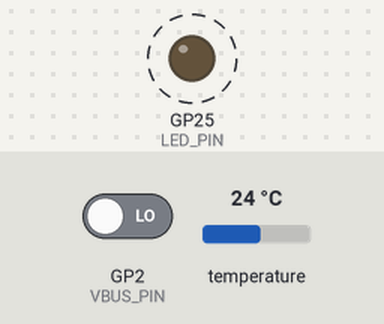
A program run on a simulated Raspberry Pi Pico running MicroPython. Parts: output pins drawn as LEDs (lit = HIGH). Dashed ring = blinking. Inputs (shaded band) come from the test bench; at power-on: GP2 (VBUS_PIN) LOW, temperature 24 °C. WiFi joins after 1.5 s; the clock reads 2024-03-15 10:24:30 at power-on unless the program sets it; files the program writes start out absent; no MQTT or app messages arrive unless stated; values from a settings file that is not in the repository are placeholders; outgoing connections fail; pins used as bus, display or sensor lines are not drawn.

Above: at 0.6 s.
Timing chart, 0 to 3.0 s (numbered marks = the images above):
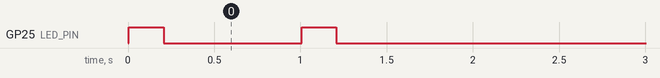

The program:

main.py
```python
"""
Fishpond thermometer for HASS using MQTT
"""
import machine
from secret import wifi, dbg_svr
from lpfwk import LPFWK
from ds18x20 import DS18X20
from onewire import OneWire
from fp2mqtt import FP2MQTT_Sensor
import gc

DS18B20_PIN = machine.Pin(20)
PWR_PIN = machine.Pin(22, machine.Pin.OUT)
WIFI_RETRIES= DS18B20_RETRIES = 10
SLEEP_SECS = 600
LED_PIN = machine.Pin("LED", machine.Pin.OUT)

def get_temperature() -> None | float:
    #Setup the DS18B20 data line and read ROMS
    PWR_PIN.on()
    lpf.sleep_ms(200)
    ds_bus = DS18X20(OneWire(DS18B20_PIN))
    roms = ds_bus.scan()
    lpf.print("Found DS devices: {}".format(roms))
    ds_bus.convert_temp()
    lpf.sleep_ms(750)
    reading = ds_bus.read_temp(roms[0])
    if(reading==None):
        lpf.print("Bad CRC reading sensor")
        reading = None
    elif(reading>50.0):
        lpf.print("Suspiscous reading on sensor")
        reading = None
    PWR_PIN.off()
    return reading

def get_vbatt() -> None | float:
    """
    On Pico-W procedure is complex due to Pin-29 functioning as WF clock
    and reading batt voltage so must read before enabling Wi-Fi
    Procedure is:
        Set GPIO-29 as Input (this is ADC-3)
        Set GPIO25 High
        Read ADC-3
        Return GPIO 29 and 25 to original state - poss not needed?
    """
    machine.Pin(29, machine.Pin.IN)
    machine.Pin(25, machine.Pin.OUT).on()

    adc = machine.ADC(3)
    raw_value = adc.read_u16()
    conversion_factor = 3.3 / 65535
    voltage = raw_value * 3.0 * conversion_factor
    lpf.print("Batt voltage: {}".format(voltage))
    return voltage

VBUS_PIN = machine.Pin("WL_GPIO2", machine.Pin.IN)
"""
NOTE Use VBUS pin to detect USB connection and select between
    Developer mode or Mission mode
"""
if VBUS_PIN.value():
    lpf = LPFWK(dbg_svr['ip'], dbg_svr['port'], dev_mode=True)  # Disable WD if running from USB
    lpf.print("Running from USB power")
else:
    lpf = LPFWK(dbg_svr['ip'], dbg_svr['port'], dev_mode=False)
    lpf.print("Running from VSYS")

uid = machine.unique_id()
uid = '{:02x}{:02x}'.format(uid[2],uid[3])
fp_mqtt_sensor = None
wifi_isconnected = False

while True:
    voltage = get_vbatt()
    gc.collect()
    lpf.print("Memory free: {}".format(gc.mem_free()))
    # Connect to WiFi
    if not wifi_isconnected:
        wifi_isconnected = lpf.connect_wifi(wifi['ssid'], wifi['pw'])

    if fp_mqtt_sensor == None and wifi_isconnected:
        #Setup the MQTT client sensor for HASS for fp_thermo and unique id
        lpf.print("Setting up MQTT client")
        try:
            fp_mqtt_sensor = FP2MQTT_Sensor("fp_thermo", uid, lpf)
            fp_mqtt_sensor.add_temperature()
            fp_mqtt_sensor.add_battery()
            lpf.print("Sensors setup and added")
        except Exception as e:
            lpf.print("Failed to connect MQTT: {}".format(e))

    try:
        reading = get_temperature()
        if(reading==None):
            lpf.print("Reading failed on sensor")
            reading = 0.0
        else:
            lpf.print("Temperature: {}".format(reading))
    except Exception as e:
        lpf.print("Reading failed on sensor {}".format(e))
        reading = 0.0

    if fp_mqtt_sensor != None and wifi_isconnected:
        fp_mqtt_sensor.publish_state(reading, voltage)
        fp_mqtt_sensor.disconnect()

    lpf.disconnect_wifi()
    wifi_isconnected = False
    lpf.deep_sleep(SLEEP_SECS)
```

lpfwk.py
```python
"""
Class with functions/framework for embedded low-power programs
"""
import machine
import time
from socket import socket, AF_INET, SOCK_STREAM
from network import WLAN, STA_IF

# ----------------------------------
FILENAME = "log.txt"
WIFI_RETRIES = 10
WDT_MAX_MS = 8300
# ----------------------------------

class LPFWK:
    def __init__(self, dbg_svr_ip, dbg_svr_port, dev_mode):
        self.dbg_svr_ip = dbg_svr_ip
        self.dbg_svr_port = dbg_svr_port
        self.LED = machine.Pin("LED", machine.Pin.OUT)
        self.dev_mode = dev_mode
        self.wlan = WLAN(STA_IF)
        self.socket_isconnected = False
        # Magic number => 300ms to do stuff before WDT expires
        self.timeout_ms = WDT_MAX_MS - 300
        if dev_mode == False:
            self.print("Enabling Watchdog {}".format(WDT_MAX_MS))
            self.wdt = machine.WDT(timeout=WDT_MAX_MS)
        self.print("Reason for reset: {}".format(machine.reset_cause()))

    def connect_wifi(self, ssid, pwd):
        """
        Connect Wi-Fi and the connect to the debeug server socket
        only returns status of Wi-Fi connection
        Debug server connections status getts managed within this class
        """
        self.wlan.active(True)
        self.wlan.connect(ssid, pwd)
        for i in range(0,WIFI_RETRIES):
            self.LED.on()
            self.sleep_ms(200)
            self.print('Waiting for connection...')
            self.LED.off()
            self.sleep_ms(800)
            if self.wlan.isconnected():
                ip_addr = self.wlan.ifconfig()[0]
                self.print("Connected to Wi-Fi. My IP Address: {}".format(ip_addr))
                try:
                    self.socket = socket(AF_INET, SOCK_STREAM)
                    self.socket.settimeout(3)
                    self.socket.connect((self.dbg_svr_ip, self.dbg_svr_port))
                except OSError:
                    self.print("Socket connect error:  is server running?")
                    return True   #  Becasue Wi-Fi is connected to get here
                self.print("Socket connected - starting CONN/ACK sequence")
                self.socket.sendall("CONN")
                try:
                    resp = self.socket.recv(3)
                    self.print("RESP:  {}".format(resp))
                    if resp == b'ACK':
                        self.print("ACK received - waiting for time message")
                        self.socket_isconnected = True
                        time_sent = self.socket.recv(1025)
                        self.print("Received: {}".format(time_sent))
                        self.set_rtc(bytearray(time_sent))
                except:
                    self.print("No ACK received - timeout?  Sending ^A and closing socket")
                    self.socket.sendall("^A")  #  Send close message so revovers next wake-up
                    self.socket.close()
                return True   #  Becasue Wi-Fi is connected to get here
        return False

    def disconnect_wifi(self):
        if self.socket_isconnected:
            self.print("Closing socket...")
            self.sleep_ms(250)  # Pause to flush buffer at far end
            self.socket.sendall('^A')
            self.socket.close()
            self.socket_isconnected = False
        self.sleep_ms(1000)
        self.print("Closing Wi-Fi...")
        self.wlan.disconnect()
        self.wlan.active(False)

    def print(self, string: str):
        """
        Timestamp then send string to socket on dbg_svr running on speckly or log to file
        """
        rtc = machine.RTC()
        t = rtc.datetime()
        time_str = str(t[2])+'/'+str(t[1])+'/'+str(t[0])+' '+str(t[4])+':'+str(t[5])+':'+str(t[6])+' => '
        if self.dev_mode:
            print(time_str + string)
        file = open(FILENAME, 'a')
        file.write(time_str + string +'\n')
        file.close()
        if self.socket_isconnected:
            file = open(FILENAME, 'r')
            while line:= file.readline():
                self.socket.sendall(line)
            file.close()
            file = open(FILENAME, 'w')  # All lines sent so blank file
            file.close()

    def sleep_ms(self, sleep_ms):
        if self.dev_mode == False:
            self.wdt.feed()
            while sleep_ms > 0:
                if sleep_ms >= self.timeout_ms:
                    time.sleep_ms(self.timeout_ms)
                    sleep_ms -= self.timeout_ms
                else:
                    time.sleep_ms(sleep_ms)
                    sleep_ms = 0
                self.wdt.feed()
        else:
            time.sleep_ms(sleep_ms)

    def deep_sleep(self, sleep_secs):
        sleep_ms = sleep_secs * 1000
        if self.dev_mode == False:
            self.print("Sleeping for {} minutes".format(sleep_secs))
            self.wlan.deinit()   # Need to deactivate WF to get into low-power state
            self.wdt.feed()
            while sleep_ms > 0:
                if sleep_ms >= self.timeout_ms:
                    machine.lightsleep(self.timeout_ms)
                    sleep_ms -= self.timeout_ms
                else:
                    machine.lightsleep(sleep_ms)
                    sleep_ms = 0
                self.wdt.feed()
        else:
            self.print("Dev mode so sleep for 1 minute")
            time.sleep_ms(60000)

    def set_rtc(self, time_bytes:bytearray):
        """ RTC is sent on initial connection and uses 2 bytes per feild (big endian):
            YYYY, MM, DD, DOW, HH, MM, SS"""
        time_list = []
        for i in range(7):
            time_list.append(int(time_bytes[i*2]*256+time_bytes[i*2+1]))
        time_list.append(0)
        time_tuple = tuple(time_list)
        self.print("Setting RTC => {}".format(time_tuple))
        rtc=machine.RTC()
        rtc.datetime(time_tuple)
```

fp2mqtt.py
```python
"""
MQTT sensor:  publish the Pico Brew device on HASS with all sensors, buttons and controllers (thermos?)
"""
from json import dumps
from umqtt.simple import MQTTClient
from secret import mqtt
from lpfwk import LPFWK

class FP2MQTT_Sensor:
    def __init__(self, device_name, uid, lpf:LPFWK):
        self.dev_name = device_name + '_' + uid
        self.lpf = lpf

        lpf.print("Creating FP2MQTT device class for device_name and uid: {}".format(self.dev_name))
        self.device_cfg = {
                    "identifiers": self.dev_name,
                    "name": "Fishpond Thermo",
                    "model": "Raspbery Pico",
                    "sw": "0.3",
                    "manufacturer": "Robby"
                    }
        self.state_topic = "homeassistant/sensor/"+self.dev_name+"/state"
        self.availability_topic = "homeassistant/sensor/"+self.dev_name+"/availability"

        self.client = MQTTClient(self.dev_name, mqtt['server'])
        self.client.set_last_will(self.availability_topic, 'offline')

        result =  self.client.connect()
        lpf.print('MQTT connect to server result: {}'.format(result))

    def disconnect(self):
        self.lpf.print('Disconnecting MQTT client...')
        #self.client.publish(self.availability_topic, 'offline')
        self.client.disconnect()

    def reconnect_client(self):
        try:
            self.client.connect()
        except OSError as e:
            raise RuntimeError('MQTT failed to re-connect to server')
        self.lpf.print('MQTT re-connected to server')

        subscribe_topic = "homeassistant/+/" + self.dev_name + "/+/set/#"
        self.lpf.print("re-subscribing : {}".format(subscribe_topic)) # commands for thermo from HA
        self.client.subscribe(subscribe_topic)   # subscribe to commands for thermo from HA

    def add_temperature(self):
        u_id = "temp_" + self.dev_name
        config_payload = {
                "name": "Temperature",
                "device_class": "temperature",
                "unit_of_measurement": "°C",
                "value_template": "{{ value_json.temperature }}",
                "state_topic": self.state_topic,
                "availability_topic": self.availability_topic,
                "unique_id": u_id,
                "device": self.device_cfg,
                }
        config_topic = "homeassistant/sensor/" + u_id + "/config"
        self.lpf.print("Topic: {}".format(config_topic))
        self.lpf.print("Payload: {}".format(dumps(config_payload)))
        self.client.publish(config_topic, bytes(dumps(config_payload), 'utf-8',), retain=True)

    def add_battery(self):
        u_id = "batt_" + self.dev_name
        config_payload = {
                "name": "Battery",
                "device_class": "voltage",
                "unit_of_measurement": "V",
                "value_template": "{{ value_json.battery }}",
                "state_topic": self.state_topic,
                "availability_topic": self.availability_topic,
                "unique_id": u_id,
                "device": self.device_cfg,
                }
        config_topic = "homeassistant/sensor/" + u_id + "/config"
        self.lpf.print("Topic: {}".format(config_topic))
        self.lpf.print("Payload: {}".format(dumps(config_payload)))
        self.client.publish(config_topic, bytes(dumps(config_payload), 'utf-8'), retain=True)

    def publish_state(self, temperature, vbatt):
        payload = {
            "temperature": "{:.1f}".format(temperature),
            "battery": "{:.2f}".format(vbatt),
            }

        result = self.client.connect()
        self.lpf.print('MQTT connect to server result: {}'.format(result))

        self.lpf.print("Topic: {}".format(self.availability_topic))
        self.lpf.print("Payload: '{}'".format(('online')))
        self.client.publish(self.availability_topic, 'online')

        self.lpf.print("Topic: {}".format(self.state_topic))
        self.lpf.print("Payload: {}".format((payload)))
        self.client.publish(self.state_topic, bytes(dumps(payload), 'utf-8'))
```

Measured:
- by itself, GP25 (LED_PIN): alternates HIGH for 0.20 s and LOW for 0.80 s, 4 changes in all, then stays LOW
